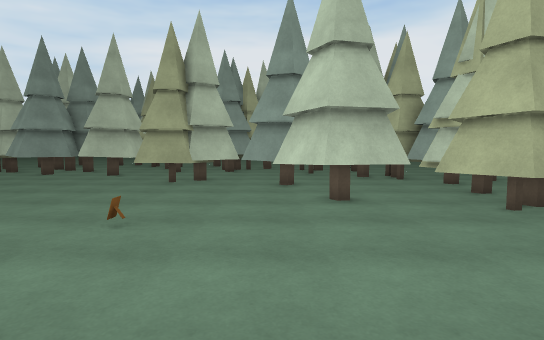
view 1 (above)

24 first-person views from a walk through a Unity game level. The camera is 1.4 m above the floor, tilts 4° down and sees 80° across. The floor is counted in squares, 1 m on a side. Each view is taken from the middle of a square. On the plan, view 1 faces up. The plan holds only what a view shows up to about 15 squares ahead; the rest is blank. The place goes on beyond the plan. The player character is not drawn. Some surface patterns are stand-ins.

view 2
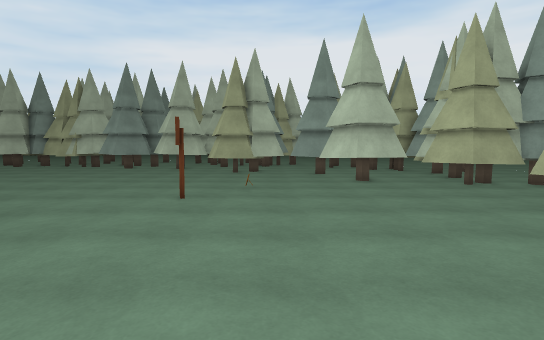

view 3
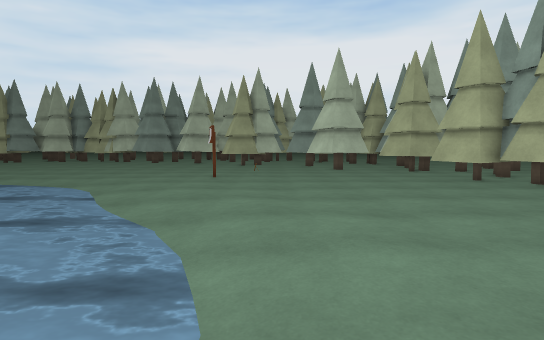

view 4
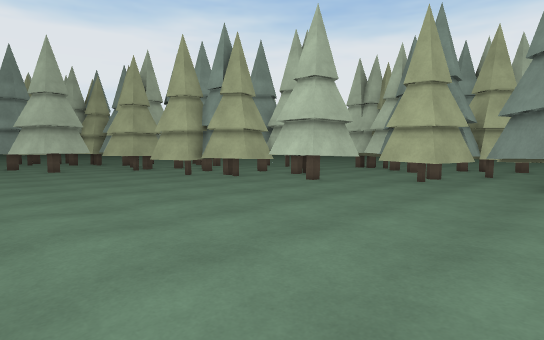

view 5
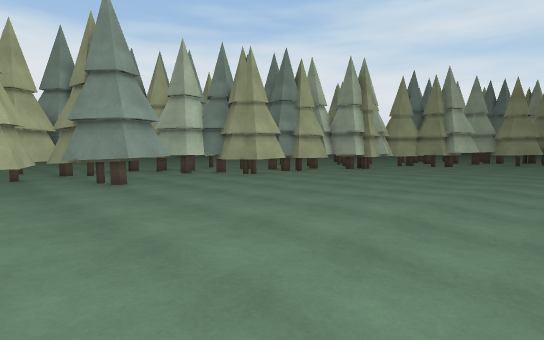

view 6
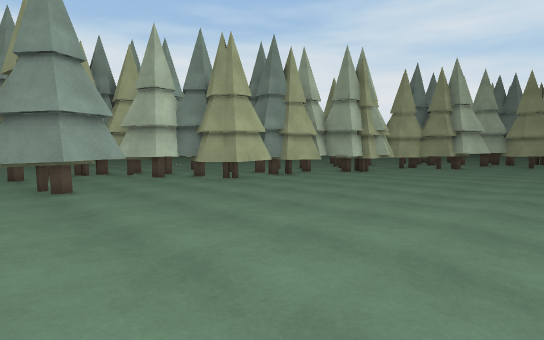

view 7
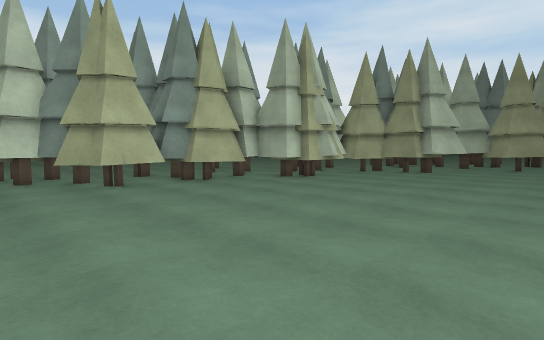

view 8
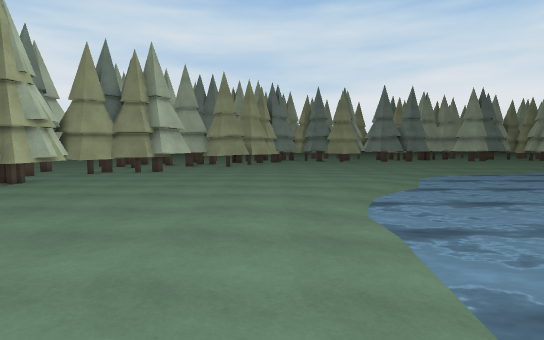

view 9
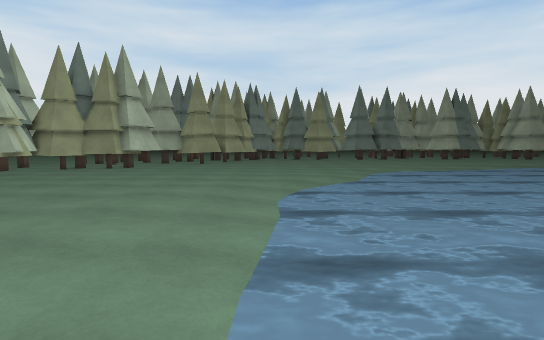

view 10
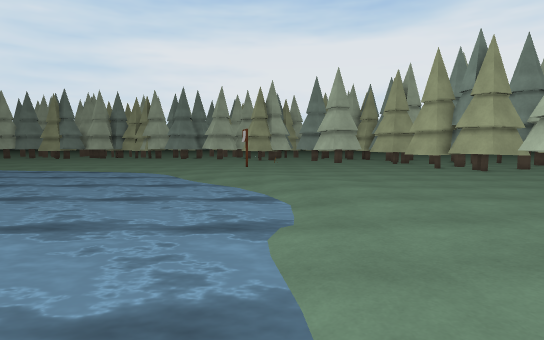

view 11
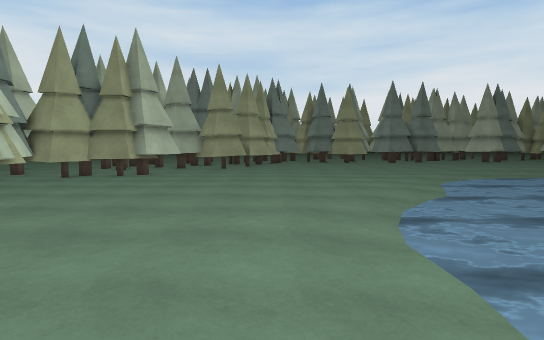

view 12
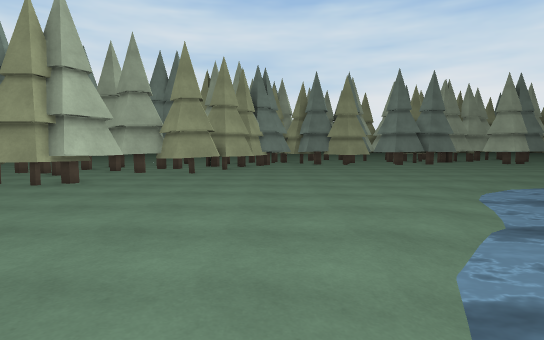

view 13
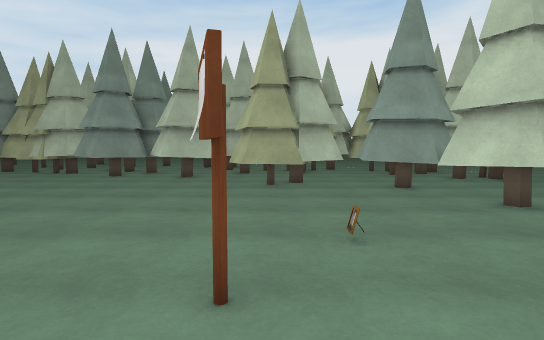

view 14
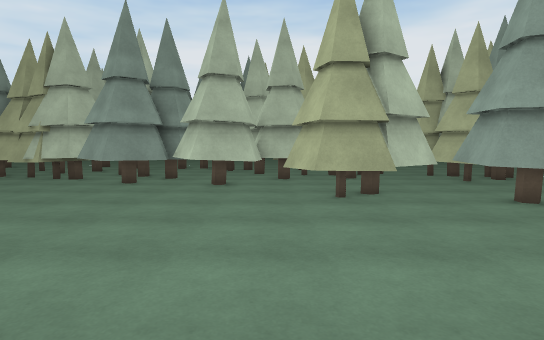

view 15
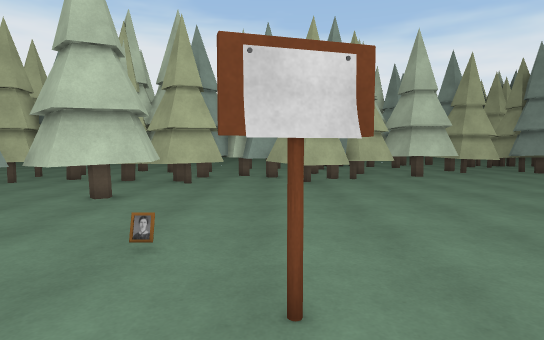

view 16
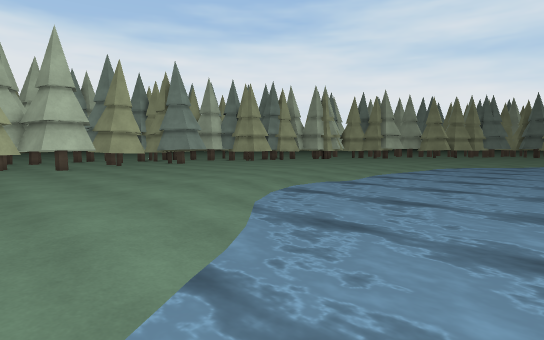

view 17
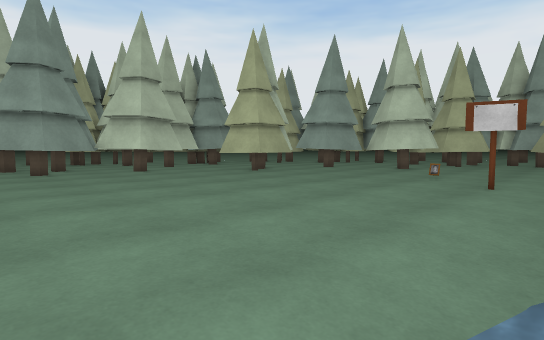

view 18
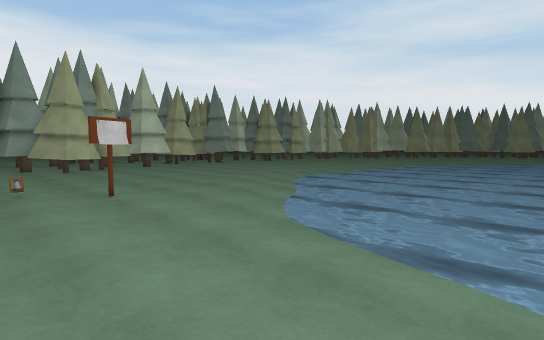

view 19
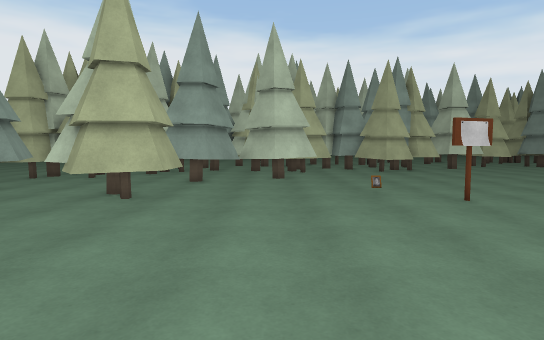

view 20
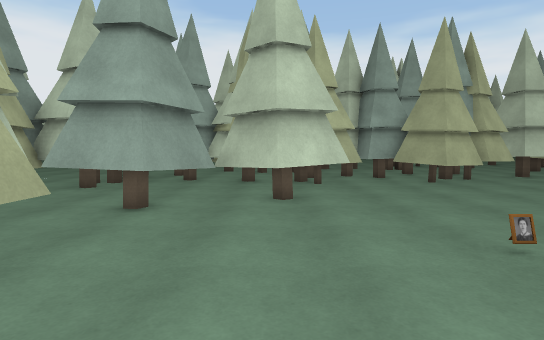

view 21
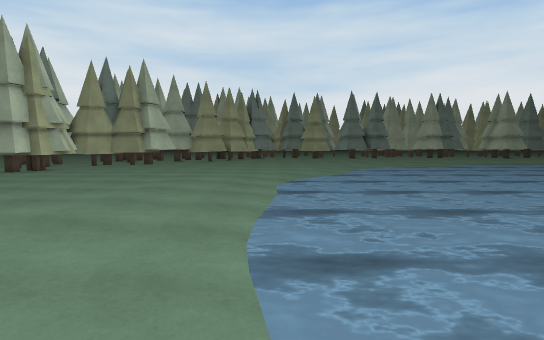

view 22
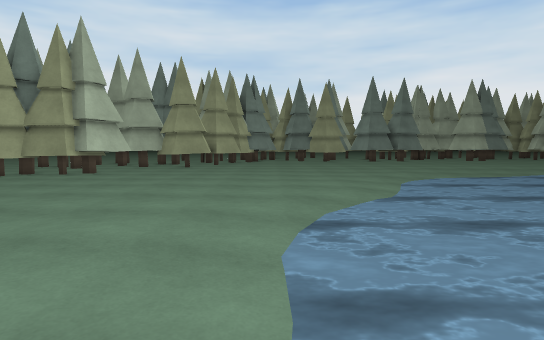

view 23
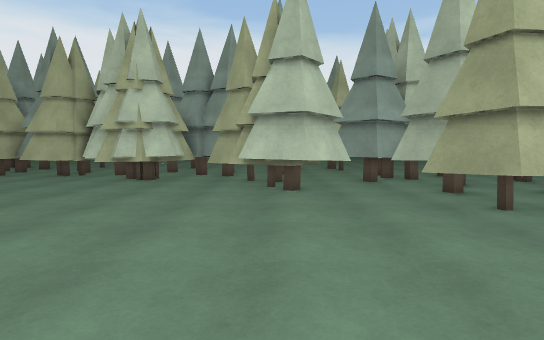

view 24
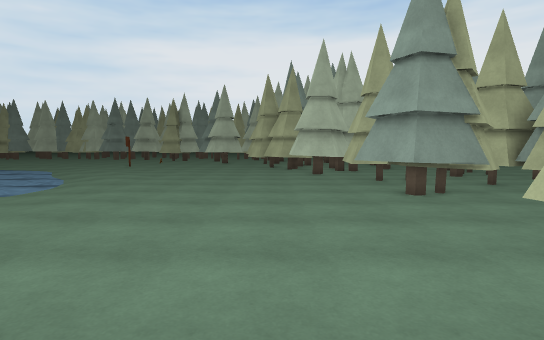

### Floor plan
Key: @ floor where view 1 was taken; # wall or solid block; . main floor; - floor 0.25 m lower than the main floor; / step, stairs or slope; = window, fence, low wall or low ledge; ~ water the walk can cross; ≈ water the walk keeps out of; T thing the floor can be seen under or through; S sign.
Columns run from 14 left of view 1 to 12 right of it. Each row starts with its distance up from view 1.
 17 ###    ###.##..##
 16 .#######.......####
 15 ..##.###..T  .... ##
 14 .........TTT ..... #
 13 .........TTTTTT  ..#
 12  ........TTT.TTTT..#
 11  ............TTT...#
 10  ..............TT .#
  9 ...............TT .#
  8 ...............TTTT#
  7 ...............TT.###
  6 ...................###
  5 .....................#
  4 .........SS........###
  3 ~----.....S........##
  2 ~~~~--.............##
  1 ~~~~~~-............##
  0 ≈~~~~~~-......@.....##
 -1 ≈≈~~~~~-............##
 -2 ≈≈≈≈~~~~-............#
 -3  ≈≈≈≈~~~~-...........##
 -4  ≈≈≈≈≈~~~~-..........###
 -5  ≈≈≈≈≈≈~~~~............#
 -6  ≈≈≈≈≈≈~~~~/...........##
 -7  ≈≈≈≈≈≈≈~~~~...........##
 -8  ≈≈≈≈≈≈≈≈~~~-...........#
 -9  ≈≈≈≈≈≈≈≈~~~-...........#
-10   ≈≈≈≈≈≈≈~~~...........###
-11   ≈≈ ≈≈≈≈~~-...........####
-12   ≈  ≈≈≈≈~~~............##.
-13      ≈≈≈≈~~~...............
-14      ≈≈≈≈~~~-.............#
-15       ≈≈≈~~~..............#
-16      ≈≈≈≈~~~...........####
-17     ≈≈≈≈≈~~-...........####
-18    ≈≈≈≈≈≈~~-...........###
-19    ≈≈≈≈≈~~~-...........###
-20   ≈≈≈≈≈≈~~~-...........####
-21  ≈≈≈≈≈≈~~~~-...........###
-22 ≈≈≈≈≈≈≈~~~~............###
-23 ≈≈≈≈≈≈~~~~-...........####
-24  ≈≈≈≈~~~~-...........###
-25 ≈≈≈≈~~~~-............###
-26 ≈≈~~~~~~.............####
-27 ≈~~~~~~-...............##
-28  ~~~~~~-.............####
-29 ~~~~~~-...........#####
-30 ~~~~~-............#####
-31 ----..............###
-32  -.................###
-33 ................=....#
-34 ...............########

Positions as (right, up) in squares from view 1, and headings:
1: (0, 0), facing up
2: (-2, -5), facing up
3: (-2, -10), facing up
4: (-2, -11), facing up-right
5: (-2, -6), facing down-right
6: (-1, -8), facing down-right
7: (-1, -13), facing down-right
8: (-1, -13), facing down
9: (-3, -12), facing down
10: (-3, -15), facing up
11: (-1, -15), facing down
12: (-2, -19), facing down
13: (-4, 1), facing up
14: (-6, 4), facing up
15: (-7, 4), facing right
16: (-10, 1), facing down-right
17: (-14, 2), facing up-right
18: (-14, 7), facing down-right
19: (-13, 9), facing right
20: (-7, 9), facing right
21: (-3, -9), facing down
22: (-3, -16), facing down
23: (-5, -30), facing right
24: (6, -20), facing up
